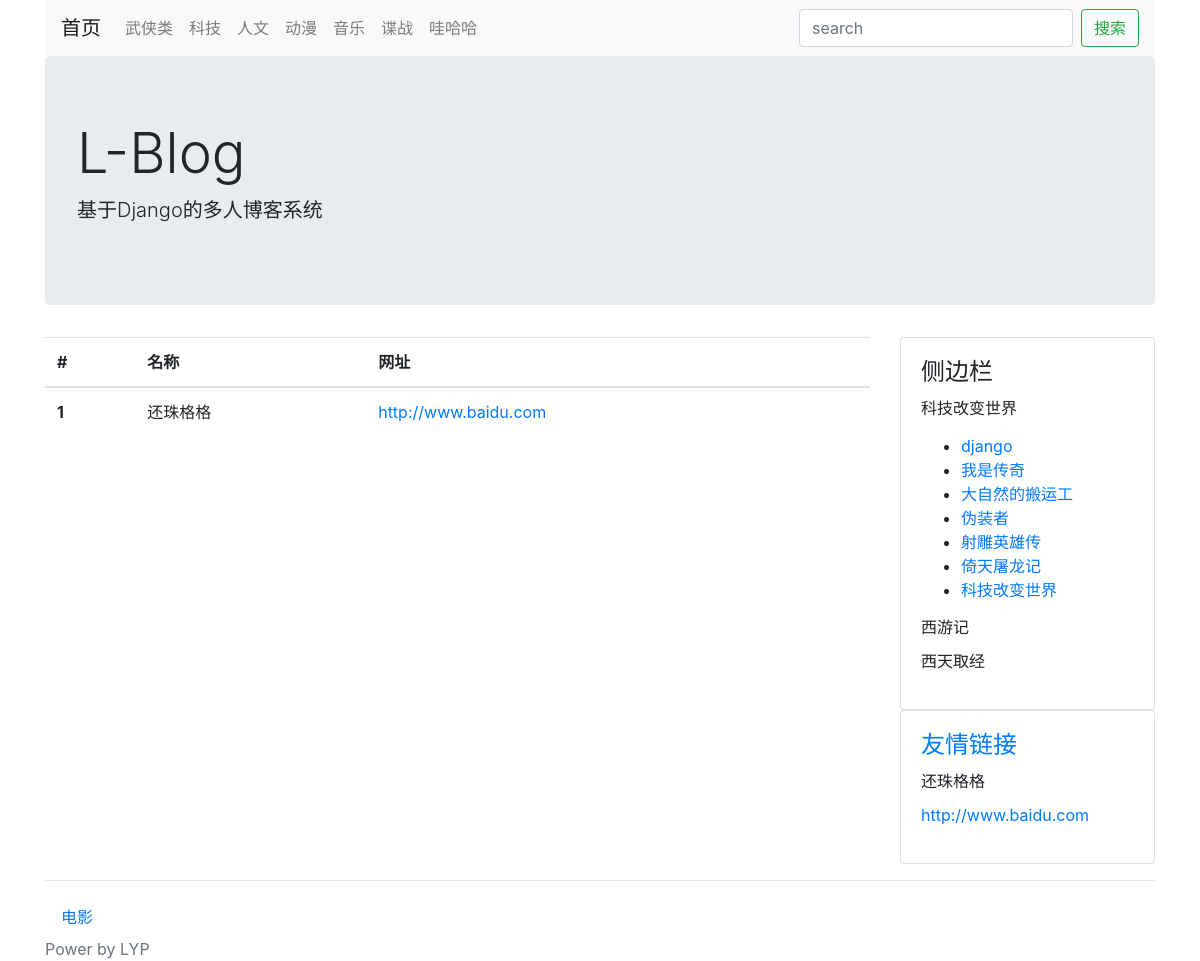
Before: /links/ with the older database file.
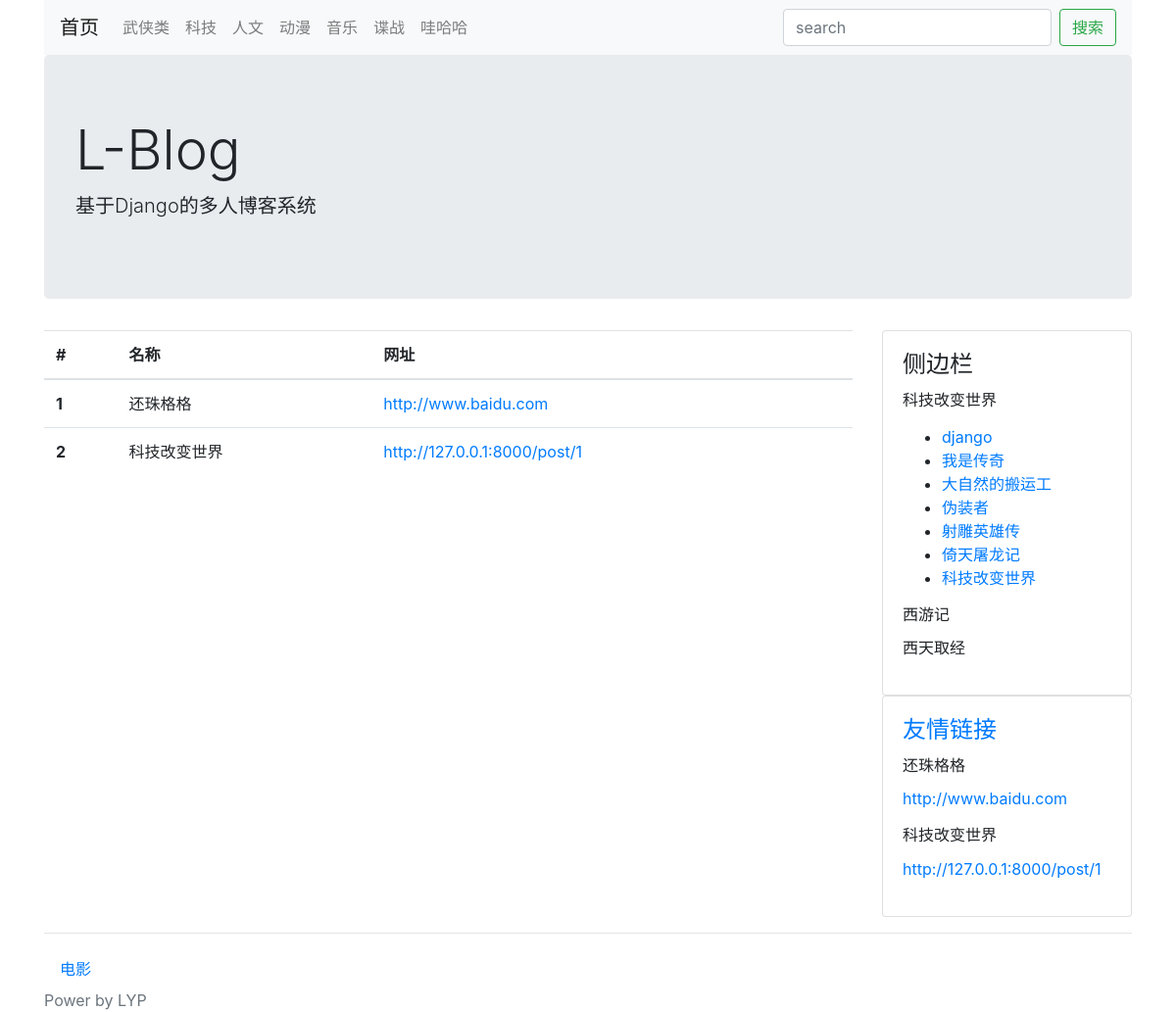
After: the same page with the newer database file.
### blog/models.py (models this page shows, shortened)
class Category(models.Model):
    STATUS_NORMAL = 1
    STATUS_DELETE = 0
    STATUS_ITEMS = (
        (STATUS_NORMAL, '正常'),
        (STATUS_DELETE, '删除'),
    )
    name = models.CharField(max_length=50, verbose_name='名称')
    status = models.PositiveIntegerField(choices=STATUS_ITEMS, default=STATUS_NORMAL, verbose_name='状态')
    created_time = models.DateTimeField(auto_now_add=True, verbose_name='创建时间')
    is_nav = models.BooleanField(default=False, verbose_name='是否为导航')
    owner = models.ForeignKey(User, on_delete=models.CASCADE, verbose_name='作者')
    @classmethod
    def get_navs(cls):
        categories=Category.objects.filter(status=cls.STATUS_NORMAL)
        nav_categories=[]
        normal_categories=[]
        for cate in categories:
            if cate.is_nav:
                nav_categories.append(cate)
            else:
                normal_categories.append(cate)
        return {
            'nav':nav_categories,
            'normal':normal_categories
        }
    def __str__(self):
        return self.name
    class Meta:
        verbose_name = verbose_name_plural = '分类'

class Post(models.Model):
    STATUS_NORMAL = 1
    STATUS_DELETE = 0
    STATUS_DRAFT = 2
    STATUS_ITEMS = (
        (STATUS_NORMAL, '正常'),
        (STATUS_DELETE, '删除'),
        (STATUS_DRAFT, '草稿'),
    )
    title = models.CharField(max_length=255, verbose_name='标题')
    description = models.CharField(max_length=1024, blank=True, verbose_name='摘要')
    content = models.TextField(verbose_name='正文', help_text='正文必须为Markdown格式')
    status = models.PositiveIntegerField(choices=STATUS_ITEMS, default=STATUS_NORMAL, verbose_name='状态')
    created_time = models.DateTimeField(auto_now_add=True, verbose_name='创建时间')
    updated_time = models.DateTimeField(auto_now=True, verbose_name='更新时间')
    category = models.ForeignKey(Category, on_delete=models.CASCADE, verbose_name='分类')
    tags = models.ManyToManyField(Tag, verbose_name='标签')
    owner = models.ForeignKey(User, on_delete=models.CASCADE, verbose_name='作者')
    pv=models.PositiveIntegerField(default=1)
    uv=models.PositiveIntegerField(default=1)
    @classmethod
    def latest_posts(cls):
        queryset=cls.objects.filter(status=Post.STATUS_NORMAL)
        return queryset
    class Meta:
        verbose_name = verbose_name_plural = '文章'
        ordering = ['-id']

### config/models.py (models this page shows)
class Link(models.Model):
    STATUS_NORMAL=1
    STATUS_DELETE=0
    STATUS_ITEMS=(
        (STATUS_NORMAL,'正常'),
        (STATUS_DELETE,'删除'),
    )
    title=models.CharField(max_length=50,verbose_name='标题')
    href=models.URLField(verbose_name='链接')
    status=models.PositiveIntegerField(choices=STATUS_ITEMS,default=STATUS_NORMAL,verbose_name='状态')
    created_time=models.DateTimeField(auto_now_add=True,verbose_name='创建时间')
    weight=models.PositiveIntegerField(default=1,choices=zip(range(1,6),range(1,6)),verbose_name='权重',help_text='权重高展示顺序靠前')
    owner=models.ForeignKey(User,on_delete=models.CASCADE,verbose_name='作者')
    def __str__(self):
        return self.title
    class Meta:
        verbose_name=verbose_name_plural='友链'

class SideBar(models.Model):
    STATUS_SHOW=1
    STATUS_HIDE=0
    STATUS_ITEMS=(
        (STATUS_SHOW,'展示'),
        (STATUS_HIDE,'隐藏'),
    )
    DISPLAY_HTML=1
    DISPLAY_LATEST=2
    DISPLAY_HOT=3
    DISPLAY_COMMENT=4
    SIDE_TYPE=(
        (DISPLAY_HTML,"HTML"),
        (DISPLAY_LATEST,"最新文章"),
        (DISPLAY_HOT,"最热文章"),
        (DISPLAY_COMMENT,"最近评论"),
    )
    title=models.CharField(max_length=50,verbose_name='标题')
    display_type=models.PositiveIntegerField(default=1,choices=SIDE_TYPE,verbose_name='展示类型')
    content=models.CharField(max_length=500,blank=True,verbose_name='内容',help_text='如果设置的不是HTML类型，可为空')
    status= models.PositiveIntegerField(default=STATUS_SHOW,choices=STATUS_ITEMS,verbose_name='状态')
    created_time=models.DateTimeField(auto_now_add=True,verbose_name='创建时间')
    owner=models.ForeignKey(User,on_delete=models.CASCADE,verbose_name='作者')
    @property
    def content_html(self):
        from blog.models import Post
        from comment.models import Comment
        result=''
        if self.display_type==self.DISPLAY_HTML:
            result=self.content
        elif self.display_type==self.DISPLAY_LATEST:
            context={
                'posts':Post.latest_posts()
            }
            result=render_to_string('config/blocks/sidebar_posts.html',context=context)
        elif self.display_type==self.DISPLAY_HOT:
            context={
                'posts':Post.hot_post()
            }
            result=render_to_string('config/blocks/sidebar_posts.html',context=context)
        elif self.display_type==self.DISPLAY_COMMENT:
            context={
                'comments':Comment.objects.filter(status=Comment.STATUS_NORMAL)
            }
            result=render_to_string('config/blocks/sidebar_comment.html',context=context)
        return result
    @classmethod
    def get_all(cls):
        return cls.objects.filter(status=SideBar.STATUS_SHOW)
    def __str__(self):
        return self.title
    class Meta:
        verbose_name=verbose_name_plural='侧边栏'

### blog/views.py (the view)
# urls.py: path('links/',LinkView.as_view(),name='link'),
class LinkView(CommonViewMixin,ListView):
    queryset = Link.objects.filter(status=Link.STATUS_NORMAL)
    template_name = 'config/links.html'
    context_object_name = 'link_list'

### blog/views.py (called while the page is built)
    def get_context_data(self, **kwargs):
        context = super().get_context_data(**kwargs)
        context.update({
            'sidebar': SideBar.get_all()
        })
        context.update({
            'link_list': Link.objects.filter(status=Link.STATUS_NORMAL)
        })
        context.update(Category.get_navs())
        print(context)
        return context

### myblog/themes/bootstrap/templates/config/links.html (shortened to what this page needs)
{% extends 'blog/base.html' %}
{% block main %}
    <table class="table">
        <thead>
        <tr>
            <th scope="col">#</th>
            <th scope="col">名称</th>
            <th scope="col">网址</th>
        </tr>
        </thead>
    <tbody>
    {% for link in link_list %}
        <tr>
        <th scope="row">{{ forloop.counter }}</th>
        <td>{{ link.title }}</td>
        <td><a href="{{ link.href }}">{{ link.href }}</a></td>
        </tr>
    {% endfor %}
    </tbody>
    </table>
{% endblock %}

### myblog/themes/bootstrap/templates/blog/base.html (shortened to what this page needs)
<!DOCTYPE html>
<html lang="en">
<head>
    <link rel="stylesheet" href="https://cdn.bootcss.com/bootstrap/4.0.0/css/bootstrap.css">
</head>
<body>
<div class="container head">
    <nav class="navbar navbar-expand-lg navbar-light bg-light">
        <a class="navbar-brand" href="/">首页</a>
        <div class="collapse navbar-collapse" id="navbarSupportedContent">
            <ul class="navbar-nav mr-auto">
                {% for na in nav %}
                    <li class="nav-item">
                        <a class="nav-link" href="{% url 'category' na.id %}">{{ na.name }}</a>
                    </li>
                {% endfor %}
            </ul>
            <form class="form-inline my-2 my-lg-0" action="/search/" method="get">
                <input type="search" class="form-control mr-sm-2" placeholder="search" aria-label="Search"
                       value="{{ keyword }}">
                <button class="btn btn-outline-success" type="submit">搜索</button>
            </form>
        </div>
    </nav>
    <div class="jumbotron">
        <h1 class="display-4">L-Blog</h1>
        <p class="lead">基于Django的多人博客系统</p>
    </div>
</div>
<div class="container main">
    <div class="row">
        <div class="col-9 post-list">
            {% block main %}
            {% endblock %}
        </div>
        <div class="col-3">
            <div class="card sidebar">
                <div class="card-body">
                <h4 class="card-title">侧边栏</h4>
                    {% block sidebar %}
                        {% for side in sidebar %}
                            <h6 class="card-title">{{ side.title }}</h6>
                            <p>{{ side.content_html }}</p>
                        {% endfor %}
                    {% endblock %}
                </div>
            </div>
            <div class="card link">
                <div class="card-body">
                <h4 class="card-title"><a href="{% url 'link' %}">友情链接</a></h4>
                    {% block link %}
                        {% for link in link_list %}
                            <h6 class="card-title">{{ link.title }}</h6>
                            <p><a href="{{ link.href }}">{{ link.href }}</a></p>
                        {% endfor %}
                    {% endblock %}
                </div>
            </div>
        </div>
    </div>
</div>
{% block footer %}
    <div class="container">
        <hr/>
        <nav class="nav category">
            {% for nor in normal %}
                <a href="{% url 'category' nor.id %}" class="nav-link">{{ nor.name }}</a>
            {% endfor %}
        </nav>
    </div>
    <div class="container power">
        <span class="text-muted">Power by LYP</span>
    </div>
{% endblock %}
</body>
</html>

### myblog/themes/bootstrap/templates/config/blocks/sidebar_posts.html
<ul>
    {% for post in posts %}
        <li><a href="{% url 'post' post.id %}">{{ post.title }}</a></li>
    {% endfor %}
</ul>

Changed rows visible on the page:
added Link: title "科技改变世界", href "http://127.0.0.1:8000/post/1"
